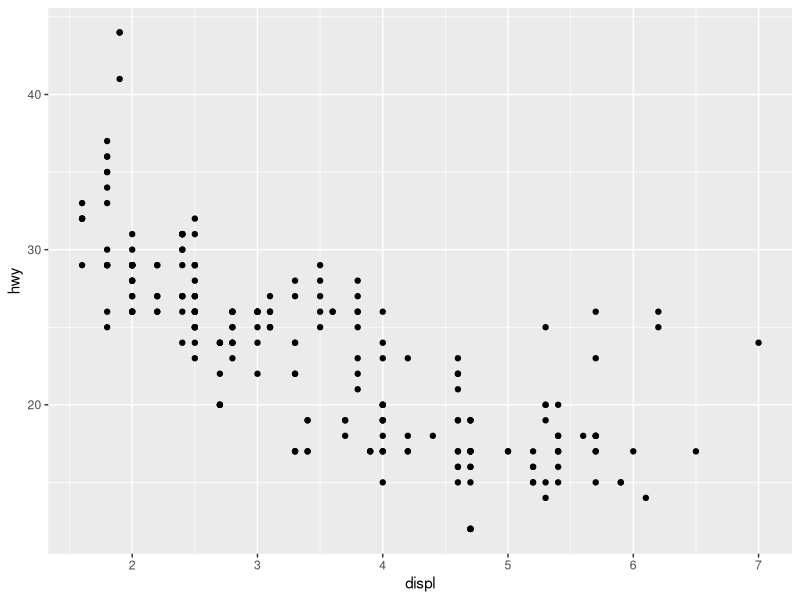
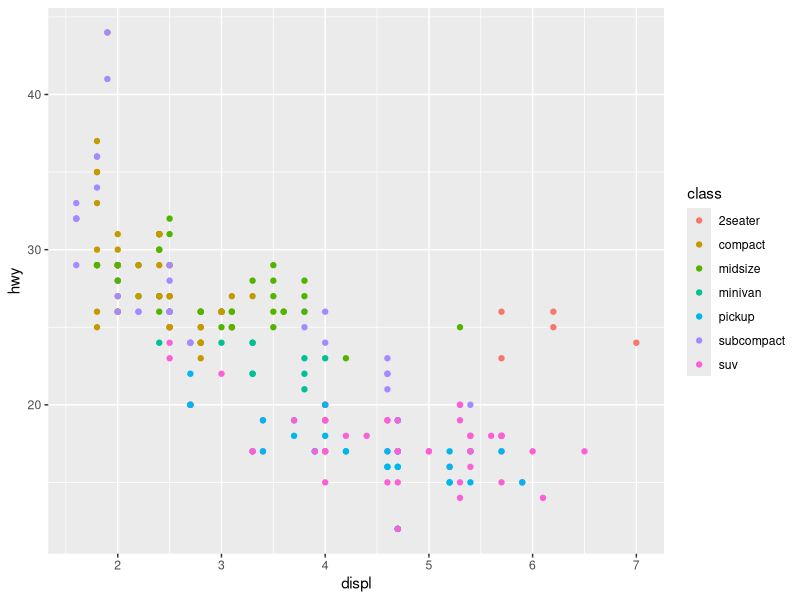
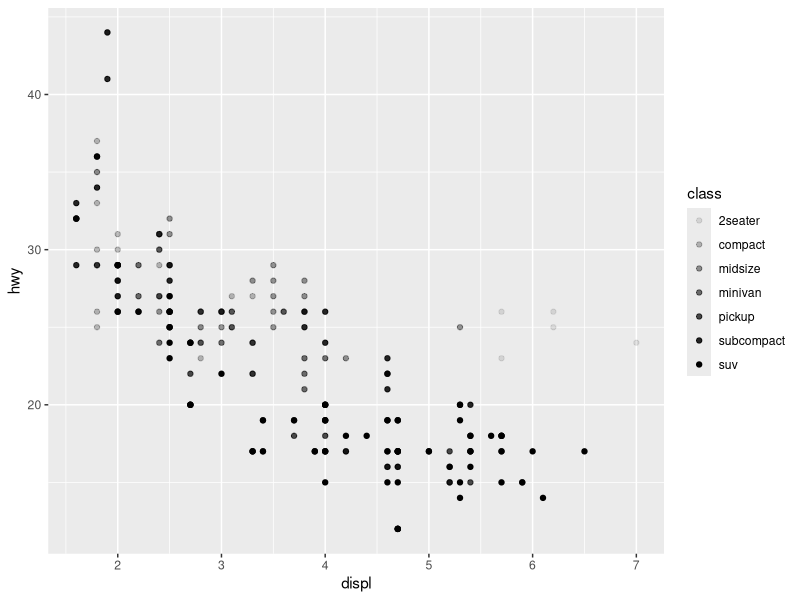
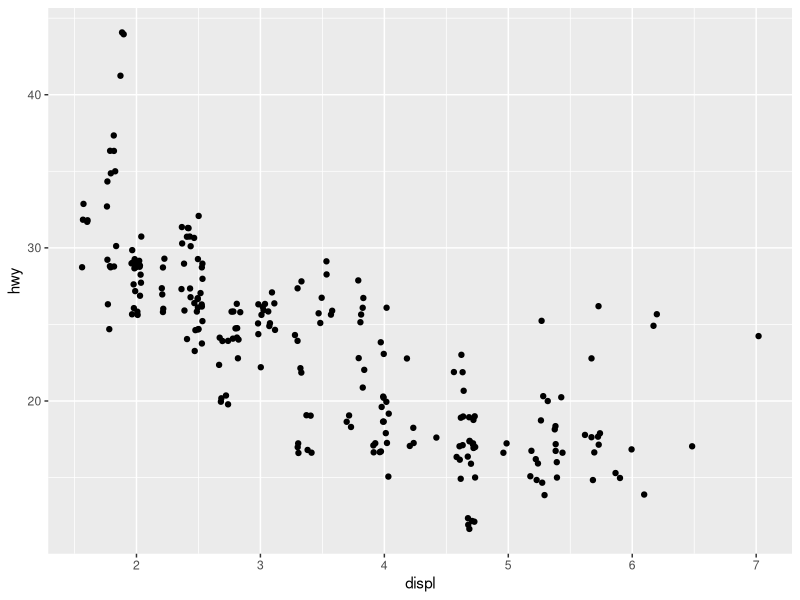
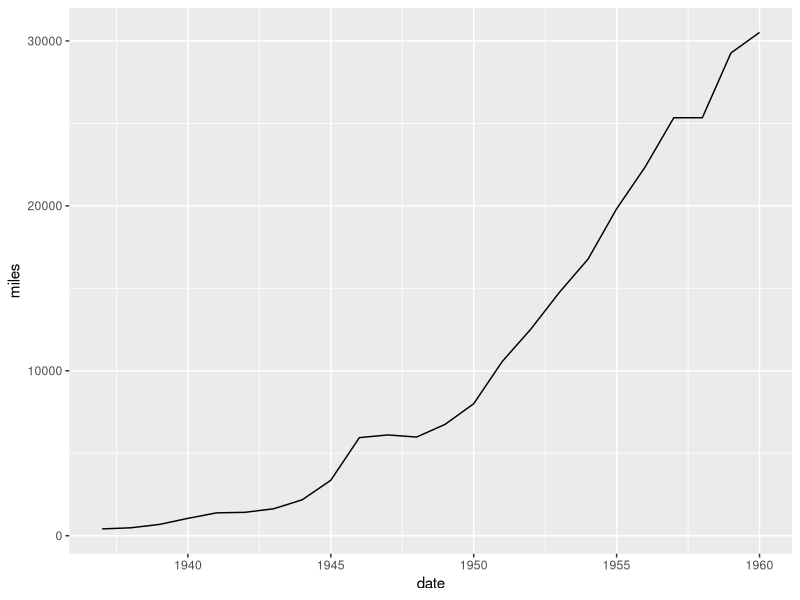
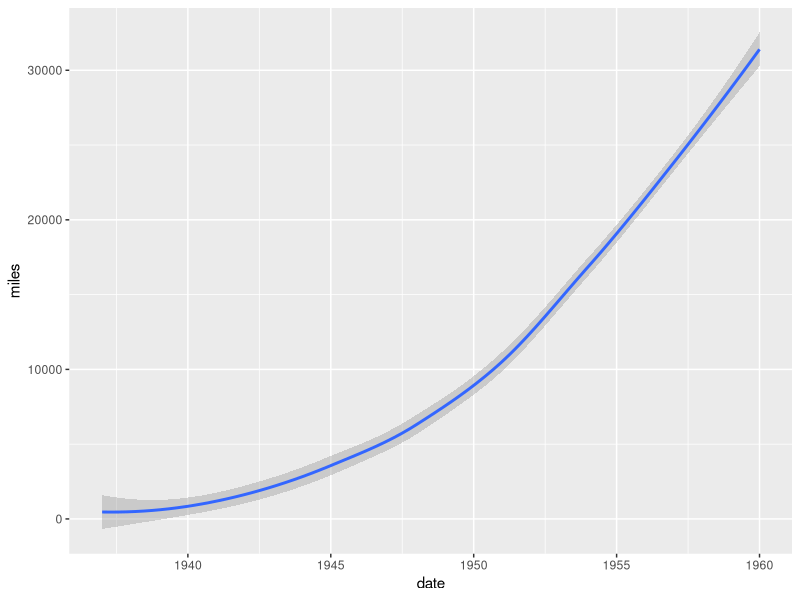
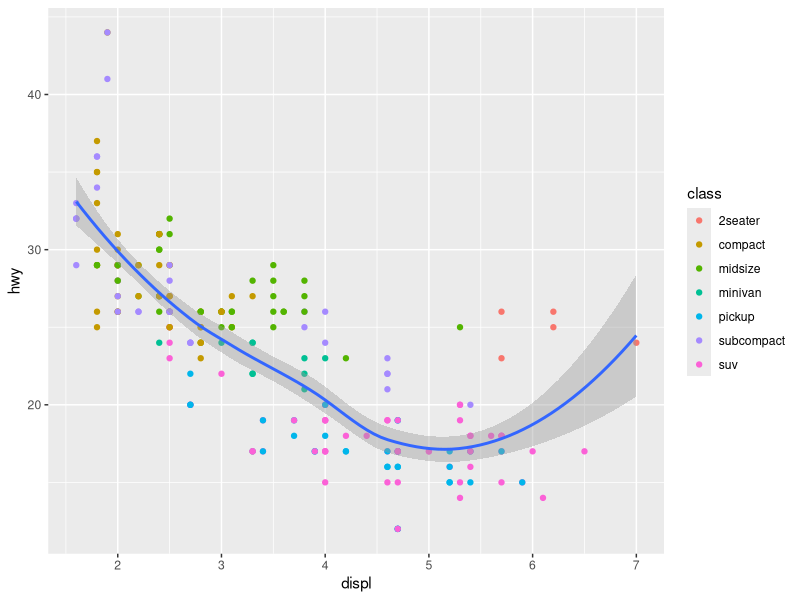
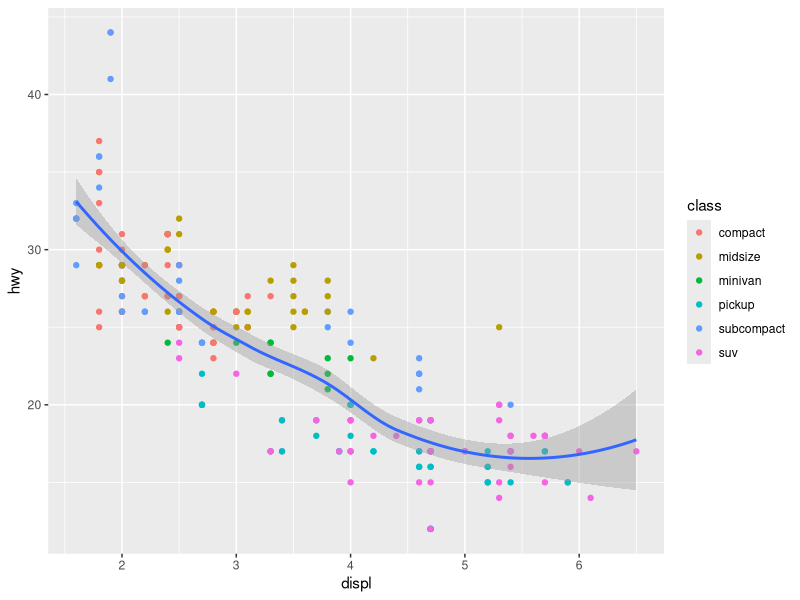

Here is the R script that generated these plots, in order:
## ---- chunk 1
library(tidyverse)
## ---- chunk 2
mpg
## ---- chunk 3
glimpse(mpg)
## ---- chunk 4
ggplot(data = mpg) +
  geom_point(mapping = aes(x = displ, y = hwy))
## ---- chunk 5
ggplot(data = mpg) +
  geom_point(mapping = aes(x = displ, y = hwy, color = class))
## ---- chunk 6
ggplot(data = mpg) +
  geom_point(mapping = aes(x = displ, y = hwy, alpha = class))
## ---- chunk 7
ggplot(data = mpg) +
  geom_point(mapping = aes(x = displ, y = hwy), position = "jitter")
## ---- chunk 8
df_airmiles <- data.frame(
  miles = as.matrix(airmiles), date = time(airmiles))
## ---- chunk 9
ggplot(data = df_airmiles) + 
  geom_line(mapping = aes(x = date, y = miles))
ggplot(data = df_airmiles) + 
  geom_smooth(mapping = aes(x = date, y = miles))
## ---- chunk 10
ggplot(data = mpg) + 
    geom_point(mapping = aes(x = displ, y = hwy, color = class)) + 
    geom_smooth(mapping = aes(x = displ, y = hwy))
## ---- chunk 11
no_sports_cars <- filter(mpg, class != "2seater")
ggplot(data = no_sports_cars) + 
    geom_point(mapping = aes(x = displ, y = hwy, color = class)) + 
    geom_smooth(mapping = aes(x = displ, y = hwy))
